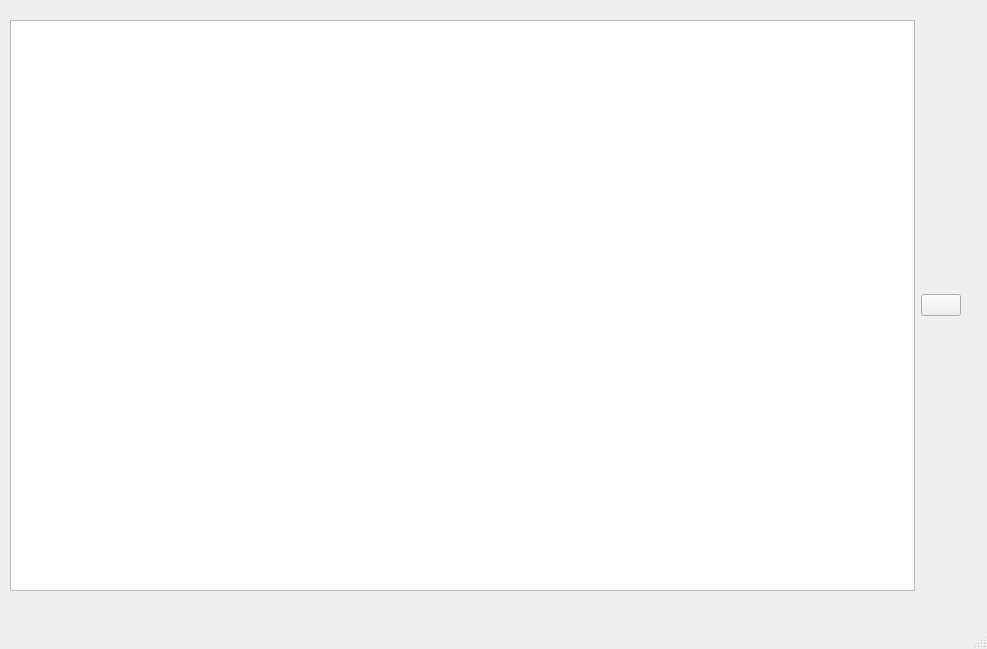
<?xml version="1.0" encoding="UTF-8"?>
<ui version="4.0">
 <class>Testchart</class>
 <widget class="QMainWindow" name="Testchart">
  <property name="geometry">
   <rect>
    <x>0</x>
    <y>0</y>
    <width>987</width>
    <height>649</height>
   </rect>
  </property>
  <property name="windowTitle">
   <string>Testchart</string>
  </property>
  <widget class="QWidget" name="centralwidget">
   <widget class="QWidget" name="widget" native="true">
    <property name="geometry">
     <rect>
      <x>10</x>
      <y>20</y>
      <width>951</width>
      <height>571</height>
     </rect>
    </property>
    <layout class="QGridLayout" name="gridLayout">
     <item row="0" column="0" rowspan="2">
      <widget class="QTableWidget" name="tableWidget"/>
     </item>
     <item row="0" column="1" rowspan="2">
      <widget class="QPushButton" name="pushButton_2">
       <property name="text">
        <string/>
       </property>
       <property name="icon">
        <iconset resource="TuBiao.qrc">
         <normaloff>:/new/tubiao/Che.png</normaloff>:/new/tubiao/Che.png</iconset>
       </property>
      </widget>
     </item>
    </layout>
   </widget>
  </widget>
  <widget class="QMenuBar" name="menubar">
   <property name="geometry">
    <rect>
     <x>0</x>
     <y>0</y>
     <width>987</width>
     <height>26</height>
    </rect>
   </property>
  </widget>
  <widget class="QStatusBar" name="statusbar"/>
 </widget>
 <resources>
  <include location="TuBiao.qrc"/>
 </resources>
 <connections/>
</ui>
